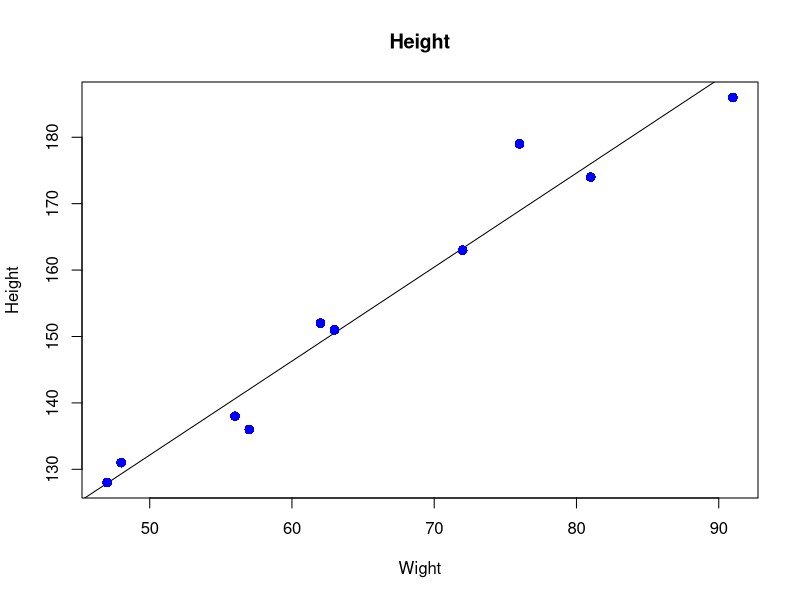

This chart was generated by the following R code:
x <- c(151, 174, 138, 186, 128, 136, 179, 163, 152, 131)
y <- c(63, 81, 56, 91, 47, 57, 76, 72, 62, 48)

relation <- lm(y~x)

a <- data.frame(x = 170)
result <- predict(relation,a)
print(result)

png(file = "linshi.png")

plot(y,x,col = "blue",main = "Height",abline(lm(x~y)),cex = 1.3,pch=16,xlab="Wight",ylab = "Height")

dev.off()